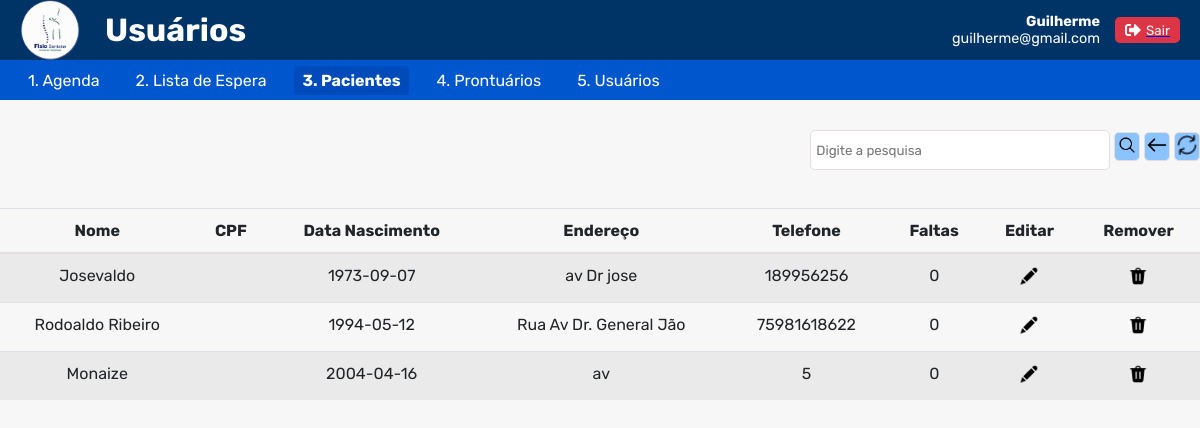
The page /ex/projeto_fisio_api/login/tabela_Pacientes.php (signed in) on the database its author committed.
### tables this page shows
CREATE TABLE `paciente` (
  `idPaciente` bigint(20) UNSIGNED NOT NULL,
  `nome` varchar(50) NOT NULL,
  `cpfPaciente` varchar(11) NOT NULL,
  `dataNascimento` date DEFAULT NULL,
  `endereco` varchar(255) DEFAULT NULL,
  `telefone` varchar(15) DEFAULT NULL,
  `faltas` int(11) NOT NULL,
  `ativo` tinyint(1) NOT NULL DEFAULT 1
);

### ex/projeto_fisio_api/login/tabela_Pacientes.php (the view, shortened to what this page needs)
<!DOCTYPE html>
<html lang="pt-BR">
  <head>
    <link rel="stylesheet" href="styles/usuarios.css">
    <link rel="stylesheet" href="styles/cadastrar.css">
  </head>
  <body>
    <header>
      <div class="logo">
        <img src="img/logof.png" alt="FISIOTERAPIA">
        <h1>Usuários</h1>
      </div>
      <?php include 'acesso.php';?>
      <?php include 'menu.php';?>
    </header>
    <form method="POST" action="" class="form-pesquisa">
      <div class="input-group mb-3" style="max-width: 400px;">
        <input type="text" name="texto" class="form-control" placeholder="Digite a pesquisa" value="<?php echo isset($_POST['texto']) ? htmlspecialchars($_POST['texto']) : ''; ?>" />
        <button type="submit" class="btn btn-primary">
          <img src="img/lupa.png" alt="Pesquisar" style="width: 20px; height: 20px;" />
        </button>
        <button type="button" class="btn btn-secondary" onclick="limparPesquisa();">
          <img src="img/de-volta.png" alt="Voltar" style="width: 20px; height: 20px;" />
        </button>
        <button type="button" class="btn btn-success" onclick="window.location.reload();">
          <img src="img/atualiza.png" alt="Atualizar" style="width: 20px; height: 20px;" />
        </button>
      </div>
    </form>
    <br><br>
    <?php
    require_once __DIR__ . '/../conexao.php';
    $sql = "SELECT nome, cpfPaciente, dataNascimento, endereco, telefone, faltas
        FROM paciente
        WHERE ativo = 1";
    $stmt = $pdo->prepare($sql);
    $stmt->execute();
    if ($stmt->rowCount() > 0) {
      echo '<table class="table table-striped">';
      echo '<thead>
              <tr>
                  <th scope="col">Nome</th>
                  <th scope="col">CPF</th>
                  <th scope="col">Data Nascimento</th>
                  <th scope="col">Endereço</th>
                  <th scope="col">Telefone</th>
                  <th scope="col">Faltas</th>
                  <th scope="col">Editar</th>
                  <th scope="col">Remover</th>
              </tr>
            </thead>';
      echo '<tbody>';
      if (!isset($_POST['texto'])) {
        while ($linha = $stmt->fetch(PDO::FETCH_ASSOC)) {
            echo "<tr>";
            echo "  <td scope=\"row\">{$linha['nome']}</td>";
            echo "  <td scope=\"row\">{$linha['cpfPaciente']}</td>";
            echo "  <td scope=\"row\">{$linha['dataNascimento']}</td>";
            echo "  <td scope=\"row\">{$linha['endereco']}</td>";
            echo "  <td scope=\"row\">{$linha['telefone']}</td>";
            echo "  <td scope=\"row\">{$linha['faltas']}</td>";
            echo "  <td scope=\"row\">
                      <a href=\"#\" title=\"Editar\">
                        <img src=\"img\lapis.png\" alt=\"Editar\" style=\"width:20px; height:20px;\">
                      </a>
                    </td>";
            echo "  <td scope=\"row\">
                      <a href=\"#\" title=\"Remover\">
                        <img src=\"img/lixeira.png\" alt=\"Remover\" style=\"width:20px; height:20px;\">
                      </a>
                    </td>";
            echo "</tr>";
        }
      }
      echo '</tbody>';
      echo '</table>';
    }
    ?>
  </body>
</html>

### ex/projeto_fisio_api/login/styles/usuarios.css (style rules this page uses)
.form-pesquisa { min-width: 768px; display: flex; justify-content: flex-end; vertical-align: middle; width: 100%; }
.btn { background-color: #8bc3ff; border: 1px solid #e6dede; padding: 2px; border-radius: 5px; }
.form-control { width: 300px; text-size-adjust: 50px; height: 40px; border-radius: 5px; border: 1px solid #e6dede; padding: 5px; }
.table { width: 100%; margin-bottom: 1rem; color: #212529; border-collapse: collapse; }
.table thead th { vertical-align: bottom; border-bottom: 2px solid #e6dede; padding: 0.75rem; }
.table td, .table th { padding: 0.75rem; vertical-align: top; border-top: 1px solid #dee2e6; text-align: center; }
.table-striped tbody tr:nth-of-type(odd) { background-color: rgba(0, 0, 0, 0.05); }

### ex/projeto_fisio_api/login/styles/cadastrar.css (style rules this page uses)
* { box-sizing: border-box; margin: 0; padding: 0; font-family: 'Rubik', sans-serif; }
body { background: #f7f7f7; padding-top: 130px; }
header { background-color: #003366; color: white; display: flex; align-items: center; justify-content: space-between; padding: 10px 20px; position: fixed; top: 0; left: 0; width: 100%; height: 60px; z-index: 1000; }
.logo { display: flex; align-items: center; }
.logo img { height: 60px; margin-right: 25px; }

### rows shown on the page
paciente: nome "Josevaldo", dataNascimento "1973-09-07", endereco "av Dr jose", telefone "189956256", faltas "0"
paciente: nome "Rodoaldo Ribeiro", dataNascimento "1994-05-12", endereco "Rua Av Dr. General Jão", telefone "75981618622", faltas "0"
paciente: nome "Monaize", dataNascimento "2004-04-16", endereco "av", telefone "5", faltas "0"

### other values the page prints
$_SESSION['usuario_nome'] "Guilherme"
$_SESSION['usuario_email'] "guilherme@gmail.com"
